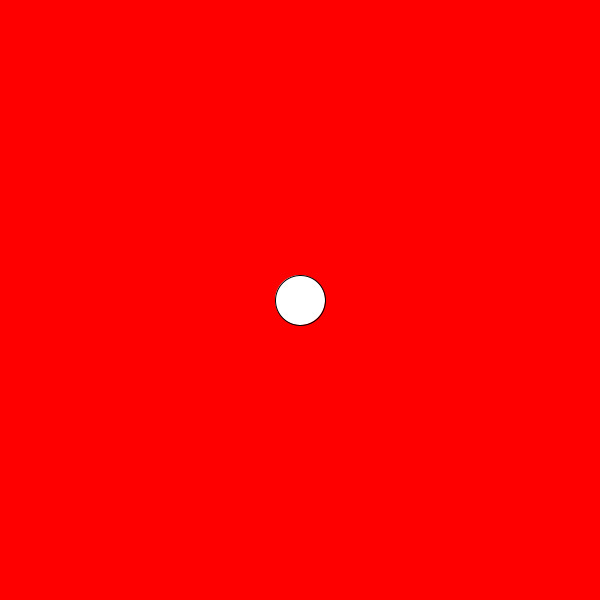
Frame 1 (no input)
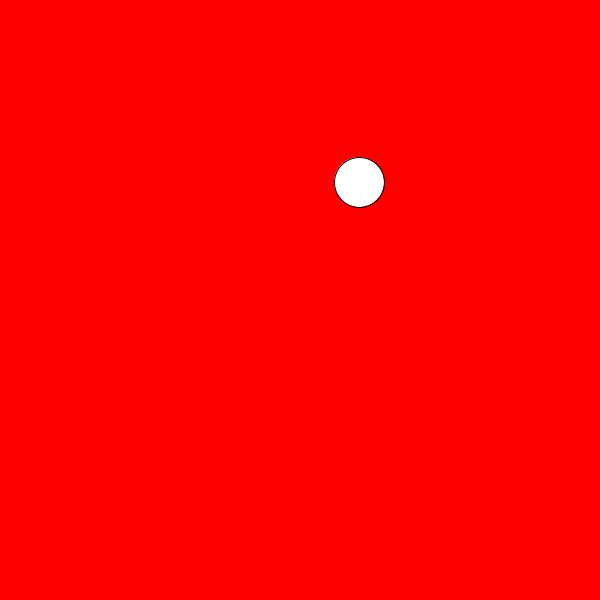
Frame 60 (the mouse pressed at the canvas centre just before this capture)
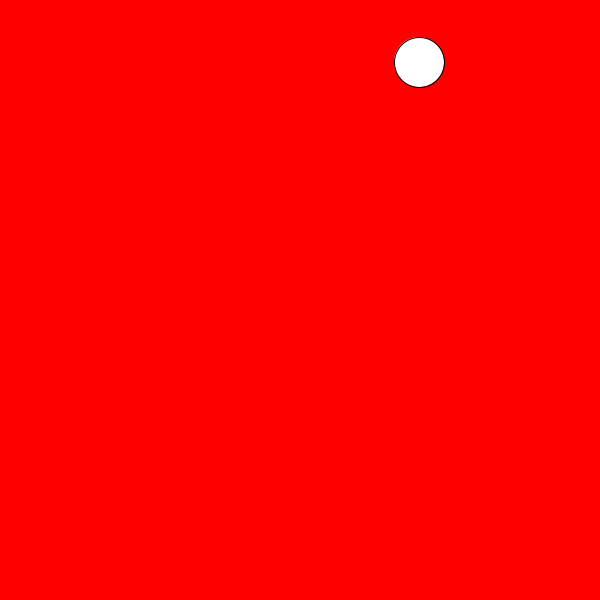
Frame 120 (the mouse held since frame 60 and released just before this capture)

The Processing sketch that drew these frames (run headless with seeded random() and noise(); from frame 60 on, the mouse is pressed at the canvas centre):

// Processing sketch: bouncing_movement_10
// ── bouncing_movement_10.pde
// 10. Bouncing movement

float yPosition = 300;
float xPosition = 300;

float xDirection = 1;
float yDirection = -1;

float xSpeed = 1;
float ySpeed = 2;

float radius = 25;

void setup(){
	size (600, 600);
}

void draw(){
	background(#FF0000);
	ellipse(xPosition, yPosition, radius*2, radius*2);

	// There's a better way to do this, as we'll soon see...
	if(xPosition > width - radius){
		xDirection = -1;
	}
	if(xPosition < radius){
		xDirection = 1;
	}

	if(yPosition > height - radius){
		yDirection = -1;
	}
	if(yPosition < radius){
		yDirection = 1;
	}

	xPosition += xSpeed * xDirection;
	yPosition += ySpeed * yDirection;
}
